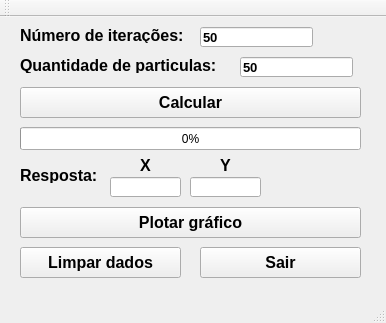
<?xml version="1.0" encoding="UTF-8"?>
<ui version="4.0">
 <class>MainWindow</class>
 <widget class="QMainWindow" name="MainWindow">
  <property name="geometry">
   <rect>
    <x>0</x>
    <y>0</y>
    <width>386</width>
    <height>323</height>
   </rect>
  </property>
  <property name="windowTitle">
   <string>MainWindow</string>
  </property>
  <widget class="QWidget" name="centralWidget">
   <widget class="QPushButton" name="btnCalcular">
    <property name="geometry">
     <rect>
      <x>20</x>
      <y>70</y>
      <width>341</width>
      <height>31</height>
     </rect>
    </property>
    <property name="font">
     <font>
      <pointsize>12</pointsize>
      <weight>75</weight>
      <bold>true</bold>
     </font>
    </property>
    <property name="text">
     <string>Calcular</string>
    </property>
   </widget>
   <widget class="QLabel" name="label">
    <property name="geometry">
     <rect>
      <x>20</x>
      <y>10</y>
      <width>181</width>
      <height>16</height>
     </rect>
    </property>
    <property name="font">
     <font>
      <pointsize>12</pointsize>
      <weight>75</weight>
      <bold>true</bold>
     </font>
    </property>
    <property name="text">
     <string>Número de iterações:</string>
    </property>
   </widget>
   <widget class="QLabel" name="label_2">
    <property name="geometry">
     <rect>
      <x>20</x>
      <y>40</y>
      <width>211</width>
      <height>16</height>
     </rect>
    </property>
    <property name="font">
     <font>
      <pointsize>12</pointsize>
      <weight>75</weight>
      <bold>true</bold>
     </font>
    </property>
    <property name="text">
     <string>Quantidade de particulas:</string>
    </property>
   </widget>
   <widget class="QLineEdit" name="edIteracoes">
    <property name="geometry">
     <rect>
      <x>200</x>
      <y>10</y>
      <width>113</width>
      <height>20</height>
     </rect>
    </property>
    <property name="font">
     <font>
      <pointsize>10</pointsize>
      <weight>75</weight>
      <bold>true</bold>
     </font>
    </property>
    <property name="text">
     <string>50</string>
    </property>
   </widget>
   <widget class="QLineEdit" name="edParticulas">
    <property name="geometry">
     <rect>
      <x>240</x>
      <y>40</y>
      <width>113</width>
      <height>20</height>
     </rect>
    </property>
    <property name="font">
     <font>
      <pointsize>10</pointsize>
      <weight>75</weight>
      <bold>true</bold>
     </font>
    </property>
    <property name="text">
     <string>50</string>
    </property>
   </widget>
   <widget class="QProgressBar" name="progressBar">
    <property name="geometry">
     <rect>
      <x>20</x>
      <y>110</y>
      <width>341</width>
      <height>23</height>
     </rect>
    </property>
    <property name="value">
     <number>0</number>
    </property>
   </widget>
   <widget class="QPushButton" name="btnPlotar">
    <property name="geometry">
     <rect>
      <x>20</x>
      <y>190</y>
      <width>341</width>
      <height>31</height>
     </rect>
    </property>
    <property name="font">
     <font>
      <pointsize>12</pointsize>
      <weight>75</weight>
      <bold>true</bold>
     </font>
    </property>
    <property name="text">
     <string>Plotar gráfico</string>
    </property>
   </widget>
   <widget class="QPushButton" name="btnSair">
    <property name="geometry">
     <rect>
      <x>200</x>
      <y>230</y>
      <width>161</width>
      <height>31</height>
     </rect>
    </property>
    <property name="font">
     <font>
      <pointsize>12</pointsize>
      <weight>75</weight>
      <bold>true</bold>
     </font>
    </property>
    <property name="text">
     <string>Sair</string>
    </property>
   </widget>
   <widget class="QPushButton" name="btnLimpar">
    <property name="geometry">
     <rect>
      <x>20</x>
      <y>230</y>
      <width>161</width>
      <height>31</height>
     </rect>
    </property>
    <property name="font">
     <font>
      <pointsize>12</pointsize>
      <weight>75</weight>
      <bold>true</bold>
     </font>
    </property>
    <property name="text">
     <string>Limpar dados</string>
    </property>
   </widget>
   <widget class="QLabel" name="label_3">
    <property name="geometry">
     <rect>
      <x>20</x>
      <y>150</y>
      <width>91</width>
      <height>16</height>
     </rect>
    </property>
    <property name="font">
     <font>
      <pointsize>12</pointsize>
      <weight>75</weight>
      <bold>true</bold>
     </font>
    </property>
    <property name="text">
     <string>Resposta:</string>
    </property>
   </widget>
   <widget class="QLineEdit" name="edX">
    <property name="geometry">
     <rect>
      <x>110</x>
      <y>160</y>
      <width>71</width>
      <height>20</height>
     </rect>
    </property>
    <property name="font">
     <font>
      <pointsize>12</pointsize>
      <weight>75</weight>
      <bold>true</bold>
     </font>
    </property>
   </widget>
   <widget class="QLineEdit" name="edY">
    <property name="geometry">
     <rect>
      <x>190</x>
      <y>160</y>
      <width>71</width>
      <height>20</height>
     </rect>
    </property>
    <property name="font">
     <font>
      <pointsize>12</pointsize>
      <weight>75</weight>
      <bold>true</bold>
     </font>
    </property>
   </widget>
   <widget class="QLabel" name="label_4">
    <property name="geometry">
     <rect>
      <x>140</x>
      <y>140</y>
      <width>21</width>
      <height>16</height>
     </rect>
    </property>
    <property name="font">
     <font>
      <pointsize>12</pointsize>
      <weight>75</weight>
      <bold>true</bold>
     </font>
    </property>
    <property name="text">
     <string>X</string>
    </property>
   </widget>
   <widget class="QLabel" name="label_5">
    <property name="geometry">
     <rect>
      <x>220</x>
      <y>140</y>
      <width>21</width>
      <height>16</height>
     </rect>
    </property>
    <property name="font">
     <font>
      <pointsize>12</pointsize>
      <weight>75</weight>
      <bold>true</bold>
     </font>
    </property>
    <property name="text">
     <string>Y</string>
    </property>
   </widget>
  </widget>
  <widget class="QMenuBar" name="menuBar">
   <property name="geometry">
    <rect>
     <x>0</x>
     <y>0</y>
     <width>386</width>
     <height>21</height>
    </rect>
   </property>
  </widget>
  <widget class="QToolBar" name="mainToolBar">
   <attribute name="toolBarArea">
    <enum>TopToolBarArea</enum>
   </attribute>
   <attribute name="toolBarBreak">
    <bool>false</bool>
   </attribute>
  </widget>
  <widget class="QStatusBar" name="statusBar"/>
 </widget>
 <layoutdefault spacing="6" margin="11"/>
 <resources/>
 <connections/>
</ui>
